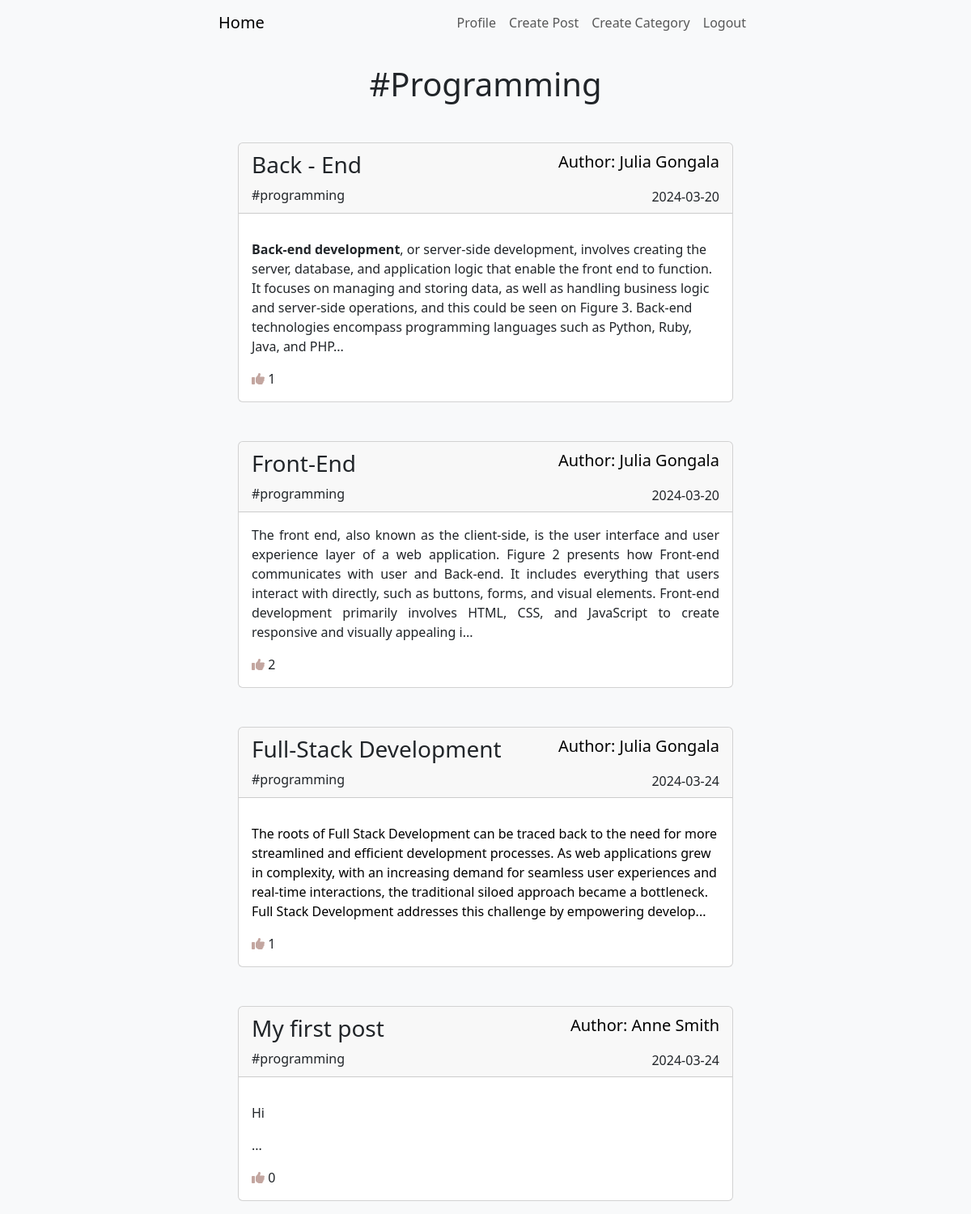
The app's page /category/programming (signed in) with its own data.
### advancedBlog/models.py (models this page shows, shortened)
class Post(models.Model):
    author = models.ForeignKey(User, on_delete=models.CASCADE)
    title = models.CharField(max_length = 150)
    tag = models.CharField(max_length = 150)
    like = models.ManyToManyField(User, related_name='blogPost')
    category = models.CharField(max_length = 150)
    image = models.ImageField(null=True, blank=True, upload_to="images/")
    description = RichTextField(blank=True, null=True)
    date_created = models.DateTimeField(auto_now_add = True)
    date_updated = models.DateTimeField(auto_now = True)

### advancedBlog/views.py (the view)
# urls.py: path('category/<str:type>', CategoryFilter, name='categoryFilter'),
def CategoryFilter(request, type):
    categoryType = Post.objects.filter(category=type.replace('-', ' '))
    return render(request, 'filteredCategory.html', {'type': type.title().replace('-', ' '), 'categoryType':categoryType})

### advancedBlog/templates/filteredCategory.html (shortened to what this page needs)
{% extends "base.html" %}
{% load static %}
{% block content%}
<div class="container">
  {% if user.is_authenticated %}
    <h1 class="my-4 text-center fw-light">#{{ type }}</h1>
  {% endif %}
  {% for post in categoryType %}
    <div class="card mb-3 mt-5">
      <div class="card-header d-flex justify-content-between align-items-center">
        <div>
          <a class="card-title" style="text-decoration: none;" href="{% url 'postDetails' post.pk %}">
            <h3 class="fw-light">{{ post.title }}</h3>
          </a>
          <a class="card-title" style="text-decoration: none;" href="{% url 'categoryFilter' post.category|slugify %}">
            <p class="card-text fw-light mb-0 fs-10">
                #{{ post.category }}
            </p>
          </a>
        </div>
        <div class="text-end">
          <p class="card-text fw-light text-decoration-none text-black fs-5">
            Author: {{ post.author.first_name }} {{ post.author.last_name }}
          </p>
          <p class="card-text fw-light mb-0 fs-10">
            {{ post.date_created|date:'Y-m-d' }}
          </p>
        </div>
      </div>
      <div class="card-body">
        <p class="card-text" align="justify">{{ post.description|slice:"400" | safe}}...</p>
        <i class="fa-solid fa-thumbs-up" style="color: #c3a6a0;"></i>
        {{post.like.count}}
      </div>
    </div>
  {% endfor %}
</div>
{% endblock %}

### records on screen
Post: title "Back - End", category "programming", author.first_name "Julia", author.last_name "Gongala", date_created "2024-03-20", description "Back-end development , or server-side development, involves creating the server, database, and application logic that enable the front end to function. It focuses on managing and storing data, as well as handling business logic and server-side operations, and this could be seen on Figure 3. Back-end technologies encompass programming languages such as Python, Ruby, Java, and PHP", like.count "1"
Post: title "Front-End", category "programming", author.first_name "Julia", author.last_name "Gongala", date_created "2024-03-20", description "The front end, also known as the client-side, is the user interface and user experience layer of a web application. Figure 2 presents how Front-end communicates with user and Back-end. It includes everything that users interact with directly, such as buttons, forms, and visual elements. Front-end development primarily involves HTML, CSS, and JavaScript to create responsive and visually appealing i", like.count "2"
Post: title "Full-Stack Development", category "programming", author.first_name "Julia", author.last_name "Gongala", date_created "2024-03-24", description "The roots of Full Stack Development can be traced back to the need for more streamlined and efficient development processes. As web applications grew in complexity, with an increasing demand for seamless user experiences and real-time interactions, the traditional siloed approach became a bottleneck. Full Stack Development addresses this challenge by empowering develop", like.count "1"
Post: title "My first post", category "programming", author.first_name "Anne", author.last_name "Smith", date_created "2024-03-24", description "Hi", like.count "0"

### other values on screen
{{ type }} "Programming"
